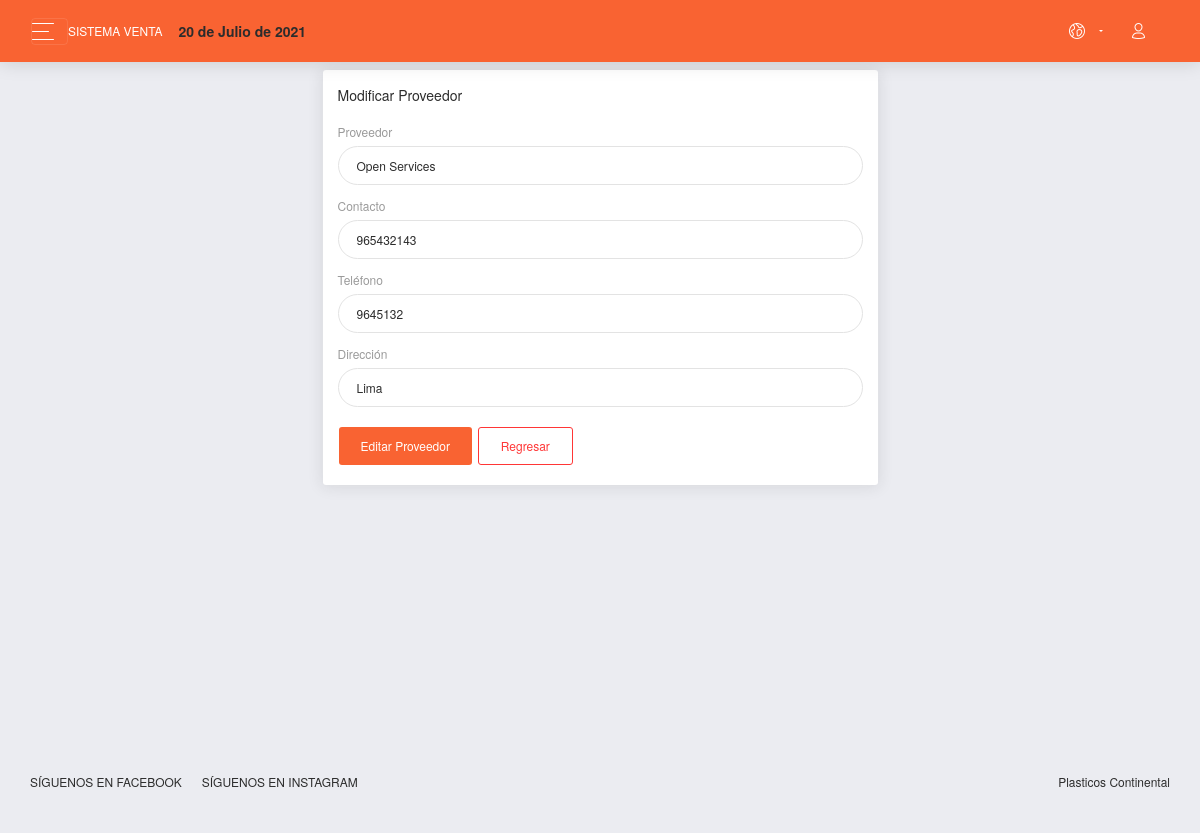
The page /sistema/editar_proveedor.php?id=1 (signed in) on the database its author committed.
### tables this page shows
CREATE TABLE `proveedor` (
  `codproveedor` int(11) NOT NULL,
  `proveedor` varchar(100) NOT NULL,
  `contacto` varchar(100) NOT NULL,
  `telefono` int(11) NOT NULL,
  `direccion` varchar(100) NOT NULL,
  `usuario_id` int(11) NOT NULL
);

### sistema/editar_proveedor.php (the view, shortened to what this page needs)
<?php
include "includes/header.php";
include "../conexion.php";
$idproveedor = $_REQUEST['id'];
$sql = mysqli_query($conexion, "SELECT * FROM proveedor WHERE codproveedor = $idproveedor");
$result_sql = mysqli_num_rows($sql);
if ($result_sql == 0) {
  header("Location: lista_proveedor.php");
} else {
  while ($data = mysqli_fetch_array($sql)) {
    $proveedor = $data['proveedor'];
    $contacto = $data['contacto'];
    $telefono = $data['telefono'];
    $direccion = $data['direccion'];
  }
}
?>
<div class="content">
  <div class="row">
    <div class="col-lg-6 m-auto">
      <div class="card">
        <div class="card-header">
          Modificar Proveedor
        </div>
        <div class="card-body">
          <form class="" action="" method="post">
            <div class="form-group">
              <label for="proveedor">Proveedor</label>
              <input type="text" placeholder="Ingrese proveedor" name="proveedor" class="form-control" id="proveedor" value="<?php echo $proveedor; ?>">
            </div>
            <div class="form-group">
              <label for="nombre">Contacto</label>
              <input type="text" placeholder="Ingrese contacto" name="contacto" class="form-control" id="contacto" value="<?php echo $contacto; ?>">
            </div>
            <div class="form-group">
              <label for="telefono">Teléfono</label>
              <input type="number" placeholder="Ingrese Teléfono" name="telefono" class="form-control" id="telefono" value="<?php echo $telefono; ?>">
            </div>
            <div class="form-group">
              <label for="direccion">Dirección</label>
              <input type="text" placeholder="Ingrese Direccion" name="direccion" class="form-control" id="direccion" value="<?php echo $direccion; ?>">
            </div>
            <input type="submit" value="Editar Proveedor" class="btn btn-primary">
            <a href="lista_proveedor.php" class="btn btn-outline-danger">Regresar</a>
          </form>
        </div>
      </div>
    </div>
  </div>
</div>
<?php include_once "includes/footer.php"; ?>

### rows shown on the page
proveedor: proveedor "Open Services", contacto "965432143", telefono "9645132", direccion "Lima"

### other values the page prints
fechaPeru() "20 de Julio de 2021"
